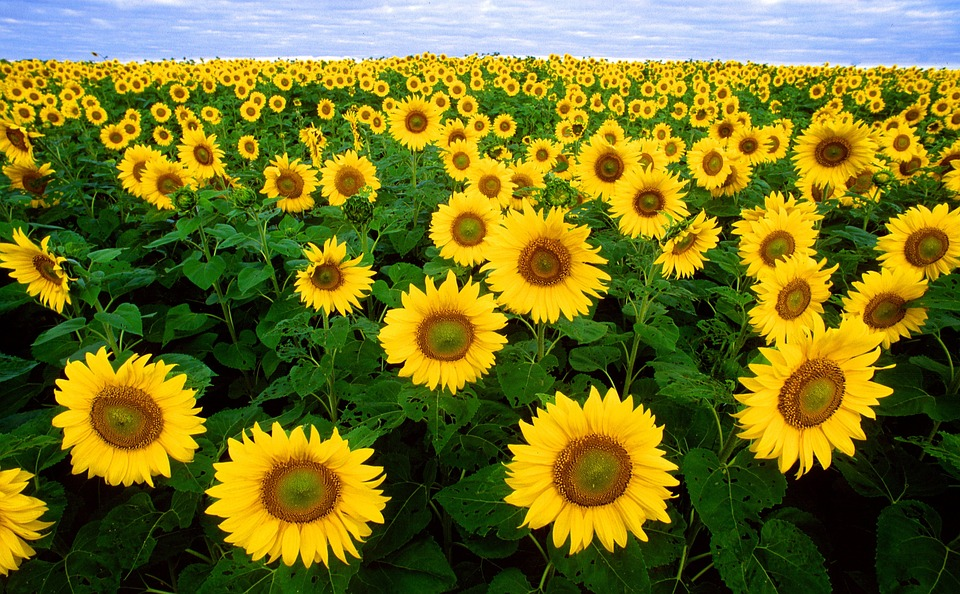
%> input picture L06 sunflower.png, 960 x 594 px
$ octave watershed.m   (GNU Octave 9; MATLAB toolbox functions it lacks are replaced by stand-ins)
%> lines starting %> are read from the running program, lines starting %| are printed output that depends on the picture; in (x1, y1, x2, y2) boxes, pixels count from 0 and x2, y2 are one past the last pixel; in counts of white or black regions, pixels touching at a corner belong together; the program's own positions count from 1

I = imread('L06 sunflower.png');
%> I is the input picture: size 594x960x3 uint8; mean R, G, B 115.5, 113.9, 35.2
if size(I,3) > 1 % image has three channels
    I = im2gray(I);
%> I: size 594x960 uint8
end

imshow(I)
title("Original Gray Scale Image")

gmag = imgradient(I);
imshow(gmag,[])
title("Gradient Magnitude")

se = strel("disk",12);
Io = imopen(I,se);
imshow(Io)
title("Opening")

Ie = imerode(I,se);
Iobr = imreconstruct(Ie,I);
imshow(Iobr)
title("Opening-by-Reconstruction")

Iobrd = imdilate(Iobr,se);
Iobrcbr = imreconstruct(imcomplement(Iobrd),imcomplement(Iobr));
Iobrcbr = imcomplement(Iobrcbr);
imshow(Iobrcbr)
title("Opening-Closing by Reconstruction")

fgm = imregionalmax(Iobrcbr);
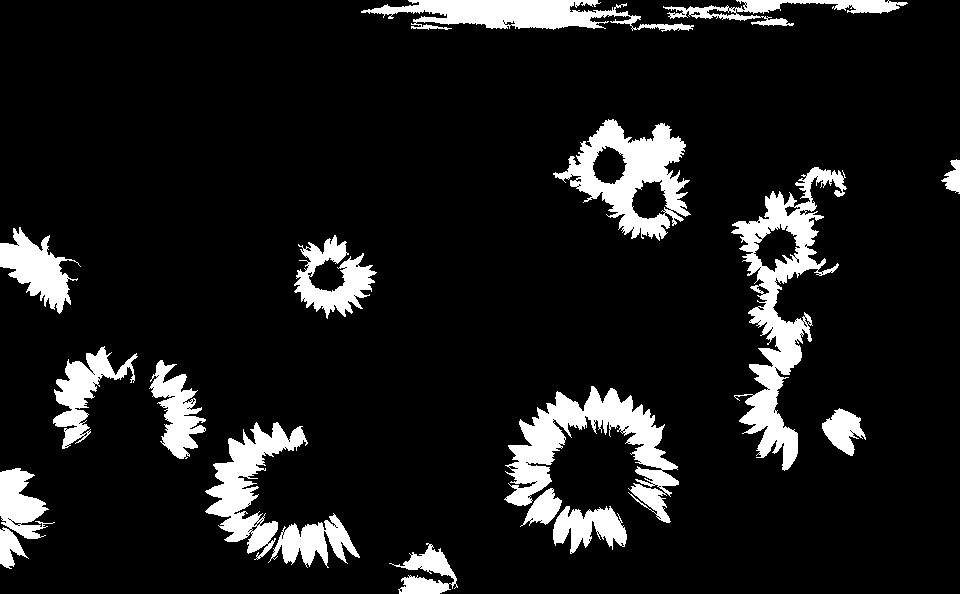
%> fgm: size 594x960 logical; 10.8% white; 18 white regions, largest, box (x1, y1, x2, y2) and area: (731, 167, 847, 471) 10094, (504, 386, 679, 523) 8317, (553, 119, 691, 241) 7216
imshow(fgm)
title("Regional Maxima of Opening-Closing by Reconstruction")

I2 = labeloverlay(I,fgm);
imshow(I2)
title("Regional Maxima Superimposed on Original Image")

se2 = strel(ones(5,5));
fgm2 = imclose(fgm,se2);
%> fgm2: size 594x960 logical; 12.1% white; 14 white regions, largest, box (x1, y1, x2, y2) and area: (504, 386, 679, 554) 12720, (731, 167, 847, 471) 11585, (205, 422, 360, 568) 8407
fgm3 = imerode(fgm2,se2);
%> fgm3: size 594x960 logical; 9.1% white; 17 white regions, largest, box (x1, y1, x2, y2) and area: (509, 390, 676, 549) 9935, (735, 169, 843, 468) 8290, (210, 425, 354, 563) 6356

fgm4 = bwareaopen(fgm3,20);
I3 = labeloverlay(I,fgm4);
imshow(I3)
title("Modified Regional Maxima Superimposed on Original Image")

bw = imbinarize(Iobrcbr);
%> bw: size 594x960 logical; 41.5% white; 8 white regions, largest, box (x1, y1, x2, y2) and area: (0, 0, 960, 480) 185429, (501, 370, 680, 555) 15509, (205, 421, 392, 569) 14426
imshow(bw)
title("Thresholded Opening-Closing by Reconstruction")

D = bwdist(bw);
DL = watershed(D);
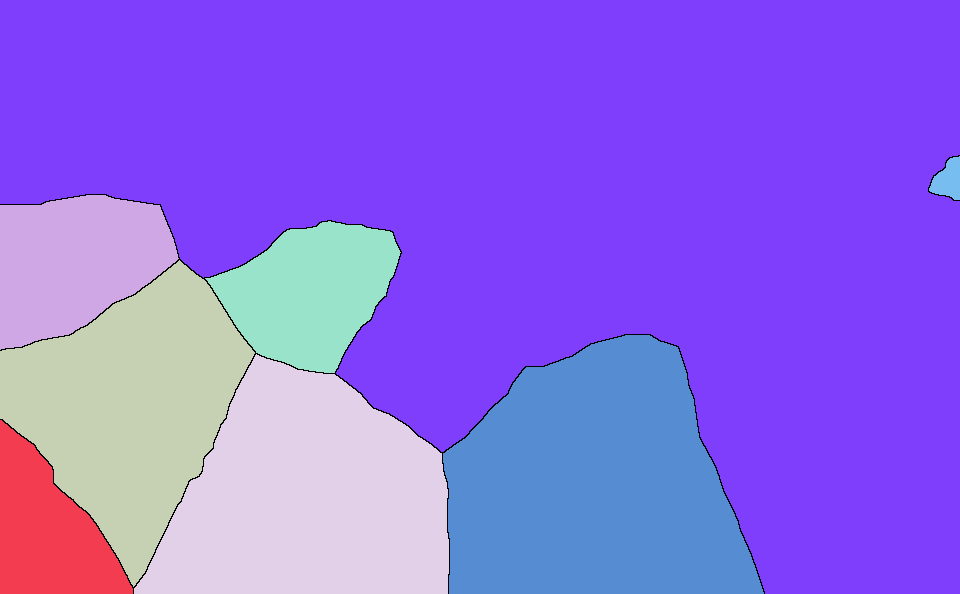
%> DL: size 594x960 uint8; 9 distinct labels, from 0 to 8; one colour per label, 0 black
bgm = DL == 0;
%> bgm: size 594x960 logical; 0.54% white in thin lines or dots, all inside (x1, y1, x2, y2) = (0, 155, 960, 594)
imshow(bgm)
title("Watershed Ridge Lines")

gmag2 = imimposemin(gmag, bgm | fgm4);
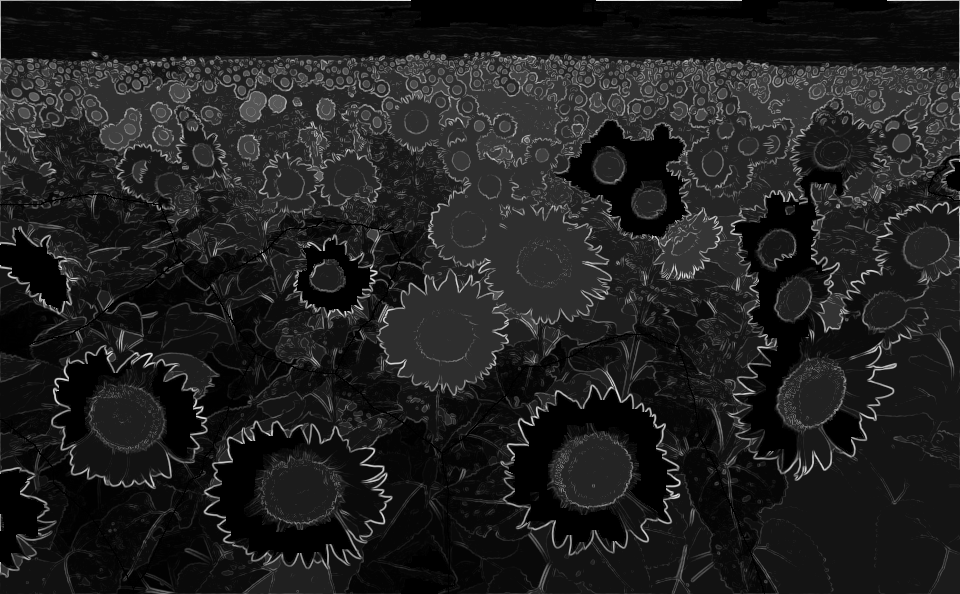
%> gmag2: size 594x960 double; 9.6% of the values are NaN or infinite; the others: min 1.02, max 986, mean 137.9; drawn with min black, max white, NaN and infinite black
L = watershed(gmag2);
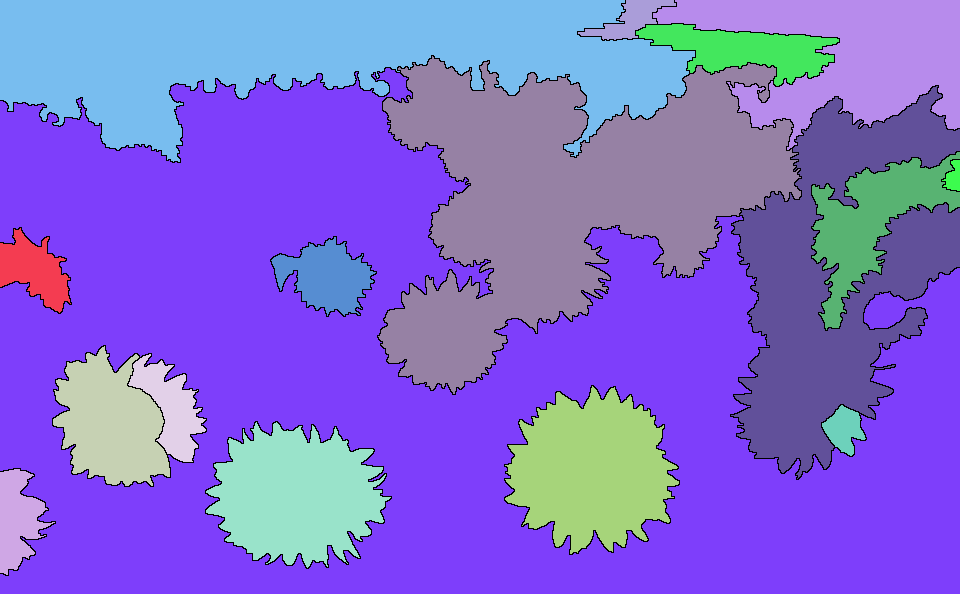
%> L: size 594x960 uint8; 18 distinct labels, from 0 to 17; one colour per label, 0 black
labels = imdilate(L==0,ones(3,3)) + 2*bgm + 3*fgm4;
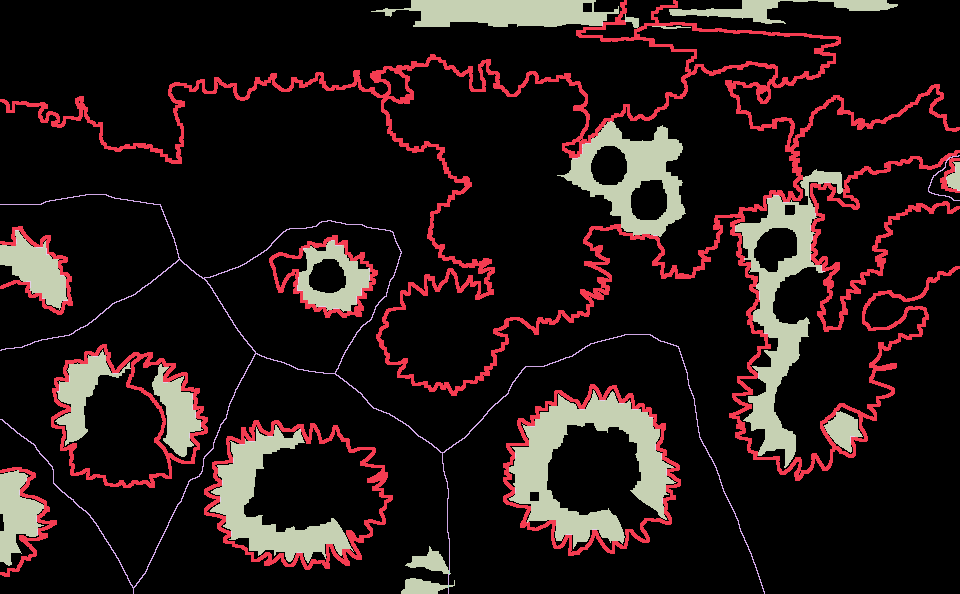
%> labels: size 594x960 double; 6 distinct labels, from 0 to 5; one colour per label, 0 black
I4 = labeloverlay(I,labels);
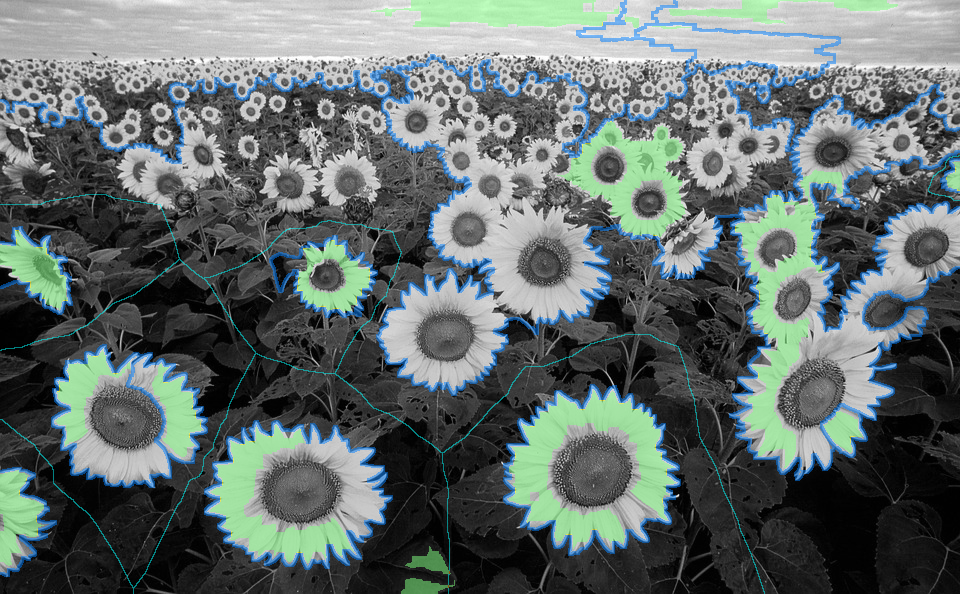
%> I4: size 594x960x3 uint8; mean R, G, B 98.1, 108.9, 107.6
imshow(I4)
title("Markers and Object Boundaries Superimposed on Original Image")

Lrgb = label2rgb(L,"jet","w","shuffle");
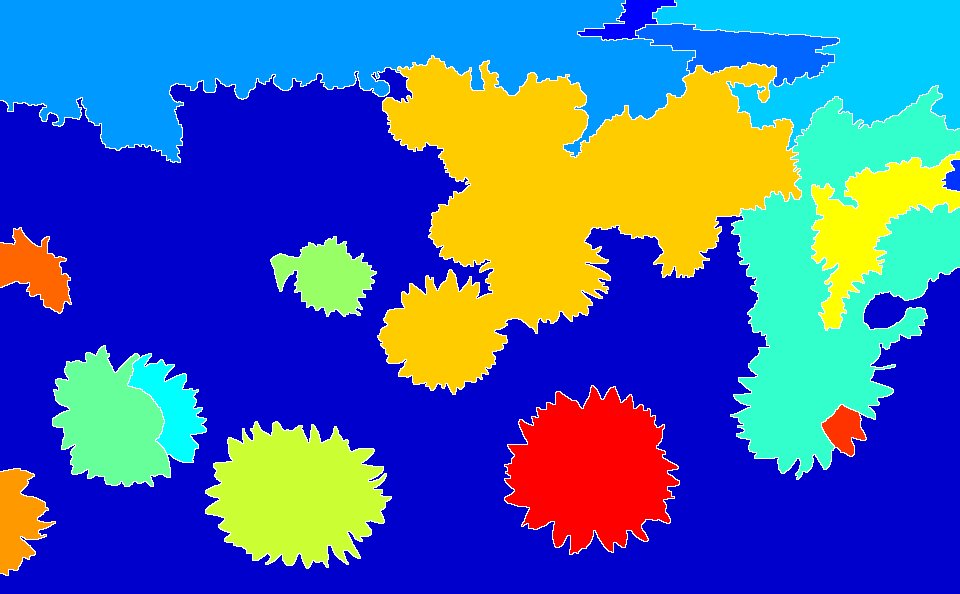
%> Lrgb: size 594x960x3 uint8; mean R, G, B 67.8, 99, 168.7
imshow(Lrgb)
title("Colored Watershed Label Matrix")


figure1 = figure;
subplot(3,4,1), imshow(I), title('Original Gray Scale Image','FontSize',9)
subplot(3,4,2), imshow(gmag,[]), title("Gradient Magnitude",'FontSize',9)
subplot(3,4,3), imshow(Io), title("Opening",'FontSize',9)
subplot(3,4,4), imshow(Iobr), title("Opening-by-Reconstruction",'FontSize',9)
subplot(3,4,5), imshow(Iobrcbr),title("Opening-Closing by Reconstruction",'FontSize',9)
subplot(3,4,6), imshow(fgm), title("Regional Maxima of Opening-Closing by Reconstruction",'FontSize',9)
subplot(3,4,7), imshow(I2), title("Regional Maxima Superimposed on Orig. Image",'FontSize',9)
subplot(3,4,8), imshow(I3), title("Modified Regional Maxima Superimposed on Orig. Image",'FontSize',9)
subplot(3,4,9), imshow(bw), title("Thresholded Opening-Closing by Reconstruction",'FontSize',9)
subplot(3,4,10), imshow(bgm), title("Watershed Ridge Lines",'FontSize',9)
subplot(3,4,11), imshow(I4), title("Markers and Object Boundaries Superimposed on Orig. Image",'FontSize',9)
subplot(3,4,12),imshow(Lrgb),title("Colored Watershed Label Matrix",'FontSize',9)
saveas(figure1,'steps');

figure2 = figure;
imshow(I)
hold on
himage = imshow(Lrgb);
himage.AlphaData = 0.3;
title("Colored Labels Superimposed Transparently on Original Image")
%> figure, not shown here; its title reads 'Colored Labels Superimposed Transparently on Original Image'
saveas(figure2,'watershed');
